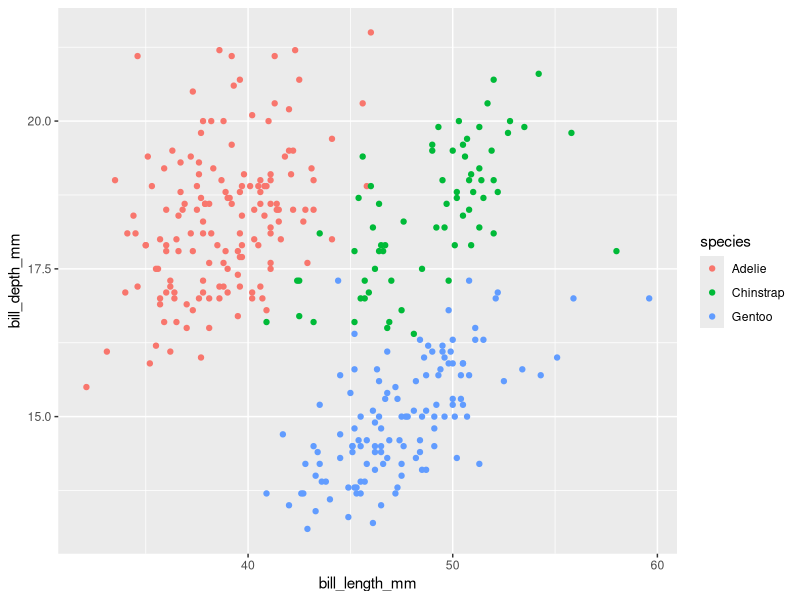
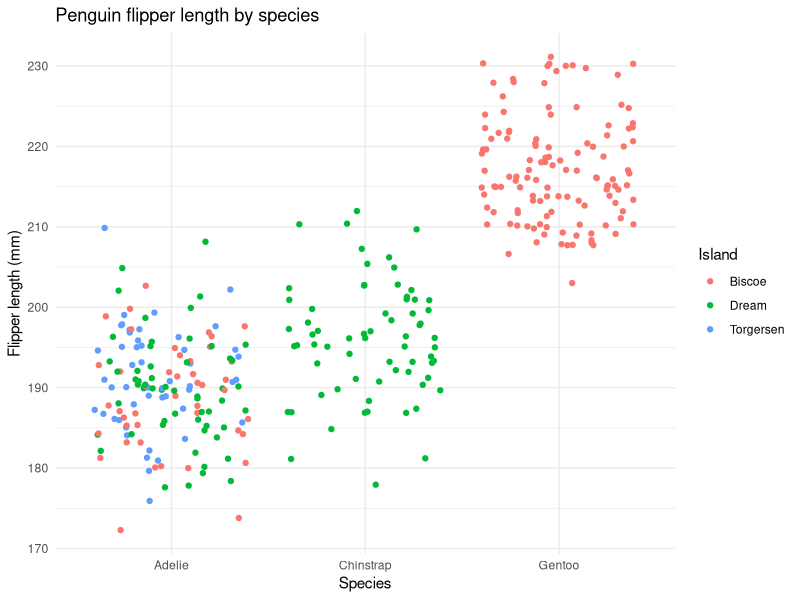
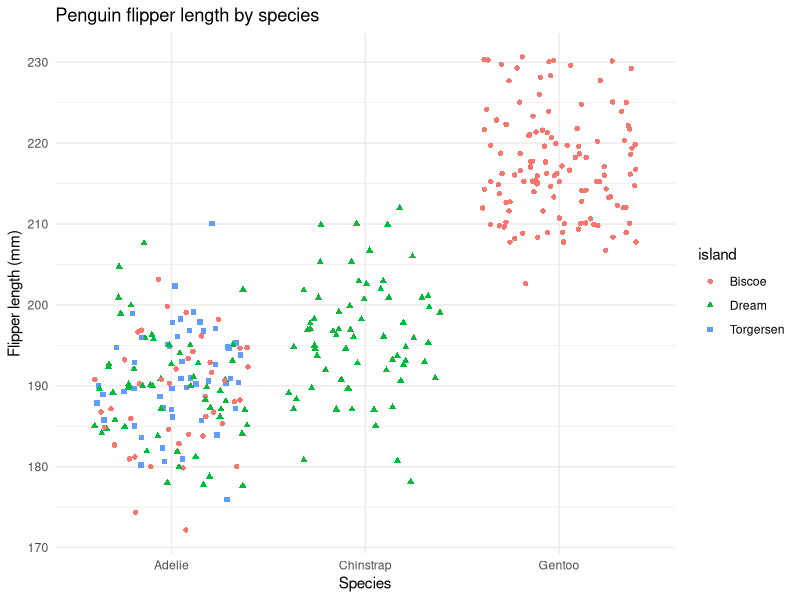

Write the R code that produced these figures, in order.
## ---- chunk 1
library(tidyverse)
library(palmerpenguins)
## ---- chunk 2

#A

fx <- expression(x^2)
x <- 2
D(fx, 'x')
## ---- chunk 3
pa <- expression(2 * ((3 * a + 2)^4) - 5)
a <- 1.2
D(pa, 'a')
## ---- chunk 4
ggplot() +
  geom_point(data = penguins, 
             aes(x = bill_length_mm, 
                 y = bill_depth_mm,
                 color = species)
             )
## ---- chunk 5
ggplot() +
  geom_jitter(data = penguins, 
              aes(x = species,
                  y = flipper_length_mm,
                  color = island)) +
  labs(title = "Penguin flipper length by species",
       x = "Species",
       y = "Flipper length (mm)",
       color = "Island") +
#  scale_shape_manual() +
  theme_minimal()
## ---- chunk 6
ggplot() +
  geom_jitter(data = penguins, 
              aes(x = species,
                  y = flipper_length_mm,
                  color = island,
                  shape = island)) +
  labs(title = "Penguin flipper length by species",
       x = "Species",
       y = "Flipper length (mm)"
    #   ,color = "Island"
       ) +
#  scale_shape_manual() +
  theme_minimal()
